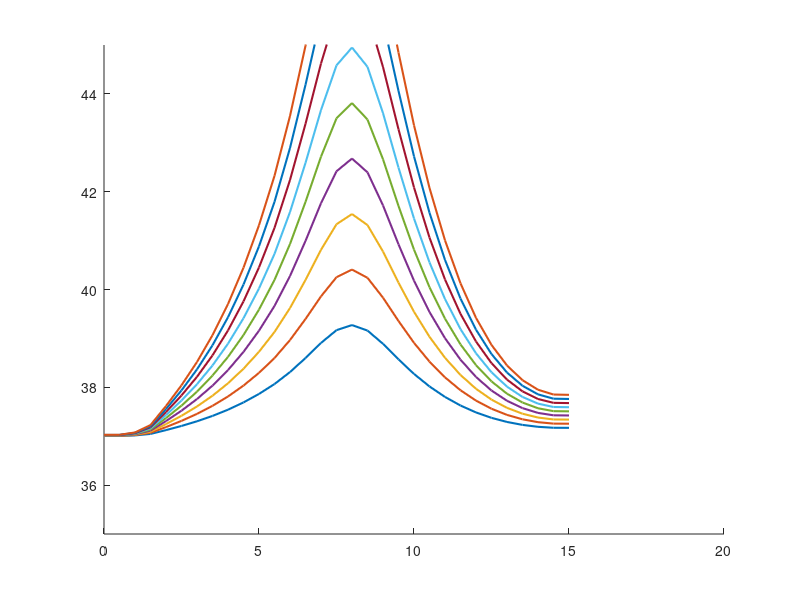

Reproduce this figure in MATLAB. (Note: this script raises an error after producing the figure.)
%––––––––––––––––––––––––––––––––––––––––––––––––––––––––––––––––––––––––––––
% 1D hyperbolic bioheat w/ Gaussian tumor source, 3 skin layers, finer mesh
% and reduced dt for stability; snapshots at 2.5, 5, 7.5, 10 s in one plot.
%––––––––––––––––––––––––––––––––––––––––––––––––––––––––––––––––––––––––––––

clear; clc;

%% 1) DISCRETIZE TIME & SPATIAL DOMAINS
% Skin Layer thickness
L_epi = 0.0015;   % Epidermis (1.5 mm)
L_derm = 0.0035;  % Dermis (3.5 mm)
L_subq = 0.01;    % Subcutaneous (10 mm)
Lx = L_epi + L_derm + L_subq; % Domain Length

x_ast  = 0.008;   % [m]   Tumor center (midpoint of 0.05 m)

dx     = 0.0005;  % [m]   Spatial step → now 21 nodes from 0 to 0.05
dt     = 0.015;    % [s]   Time step (smaller for stability)
max_time = 10;   % plot up to 10s
time_steps = round(max_time/dt) + 1; % ensures we reach exactly 10 s: (n−1)*dt = 10
time = 0:dt:max_time+dt;

x  = 0:dx:Lx;          % x = [0, 0.0025, 0.005, …, 0.05]
nx = numel(x);

% Define Layers
layer = zeros(1, nx);
layer(x <= L_epi) = 1;                                  % Epidermis
layer(x > L_epi & x <= L_epi + L_derm) = 2;             % Dermis
layer(x > L_epi + L_derm) = 3;                          % Subcutaneous

% Find index of tumor center (closest grid point to x_ast)
[~, iTumor] = min(abs(x - x_ast));

%% 2) CONSTANTS AND PARAMETERS
% ------------ Physical Parameters ------------
% Skin Layer params
rho    = [1150 1116 900];   % [kg/m^3]  Tissue density (layers)
c      = [3590 3300 2500];  % [J/(kg·°C)]  Tissue specific heat
k      = [0.2 0.45 0.3];    % [W/(m·°C)]  Thermal conductivity
k_star = [0.1 0.1 0.1];     % [W/(m·°C·s)]  Hyperbolic‐term coefficient

% Blood params
h      = 4.5;     % [W/(m^2·°C)]    Convective coefficient at boundaries
wb     = 0.0098;  % [1/s]           Blood perfusion
rho_b  = 1056;    % [kg/m^3]        Blood density
cb     = 4000;    % [J/(kg·°C)]     Blood specific heat

Qm0    = 50.65;   % [W/m^3]         Metabolic heat (uniform)
Tb     = 37;      % [°C]            Arterial blood temperature
Tl     = [37 37 37];      % [°C]    Ambient/tissue reference
T0     = 37;      % [°C]            Initial tissue temperature

% ------------ Gaussian‐source parameters ------------
% Q_r(i) = rho * S * P * exp( -a0*( x(i) - x_ast )^2 )
S      = 15;       % “per‐kg” scaling factor
% P    = 30;      % “power” factor (tune as needed)
a0     = 1e6;   % [1/m]  Gaussian width control

% ------------ Water vaporization and diffusion ------------
Da = 2.5e-5;    % m^2/s (air)
Mw = 0.018;     % kg/mol
Ra = 8.314;     % J/mol·K
Tw = 306;       % K (~33°C)
Pw = 5600;      % Pa (sat. vapor pressure at 33°C)
RH = 0.5;       % Relative humidity (fraction)
delta = 1e-4;   % m
c_air = 1005;   % J/kg·K
Df = [2e-9 2e-9 2e-9];  % m^2/s
cw = 4180;      % J/kg°C
rho_s = 1100;   % kg/m^3
rho_c = 1000;   % kg/m^3
nabla_r2 = (Lx/3)^2;

% ---------- Hyperbolic relaxation times ---------------
tau_q = 10;   % [s]
tau_T = 20;   % [s]
tau_v = 1;   % [s]


%% 3) INITIALIZE STORAGE FOR “SNAPSHOTS”
% Snapshot times (in seconds) and their corresponding loop‐indices
snapshot_times = linspace(2,max_time,5); % [2.5, 5.0, 7.5, 10.0];
snap_idx = round(snapshot_times/dt) + 1;
% e.g., 2.5/0.01 = 250 → +1 = 251 ⇒ t = (251−1)*0.01 = 2.50 s

z = 1;
powers = 10:5:50
for P = powers
    T_snapshots = zeros(nx, numel(snapshot_times));  
    % Each column j holds T(x) at t = snapshot_times(j)
    
    % Tumor temp array
    T_tumor = zeros(1, time_steps);
    
    % --------- Initialize temperature fields at t=0 -------------
    T     = ones(nx,1) * T0;  
    T_new = T;   
    dTdt   = zeros(nx,1);
    d2Tdt2 = zeros(nx,1);


    %% 4) TIME‐MARCHING LOOP
    for n = 1:time_steps
    
        % (a) Update interior nodes i=2:(nx−1)
        for i = 2:(nx-1)
            L = layer(i);
    
            % (b) Calculate Heat Source values for given spatial step
            % Metabolic Heat Source:
            Qm = Qm0 * (1 + (Tl(L) - T0)/10);         % [W/m^3] metabolic
    
            % Water diffusion:
            Qd = (Df(L) * cw * (rho_s - rho_c) / nabla_r2) * (T(i) - Tl(L));
            
            % Blood Perfusion (dermis, subq):
            if L > 1
                Qb = wb * rho_b * cb * (Tb - Tl(L));      % [W/m^3] perfusion (constant)
            else
                Qb = 0;
            end
    
            % Water vaporization (epidermis only)
            if L == 1
                Delta_m = (Da*Mw/(Ra*Tw)) * (Pw/Tw) * RH/(delta*c_air);
                Delta_Hvap = 2400e3; % J/kg
                Qv = Delta_m * Delta_Hvap / (delta * c_air);
            else 
                Qv = 0;
            end
    
            % Gaussian tumor heat source at node i:
            Qr = rho(L) * S * P * exp( -a0 * (x(i) - x_ast)^2 );  
    
            % Add up all heat sources to consolidate
            Q_tot = Qm + Qd + Qb + Qv + Qr;
    
            % 2nd‐spatial derivative (finite difference)
            d2Tdx2 = (T(i+1) - 2*T(i) + T(i-1)) / dx^2;
    
            % Hyperbolic bioheat terms:
            dTdt(i)   = (k(L)*d2Tdx2 + Q_tot) / (rho(L) * c(L));
            d2Tdt2(i) = (k_star(L)*d2Tdx2) / (rho(L) * c(L));
    
            % Update temperature at node i (eq. 7):
            T_new(i) = T(i) + dt * ( ...
               dTdt(i) + tau_q*dTdt(i) ...
             - tau_T*d2Tdt2(i) ...
             + (k(L) + k_star(L)*tau_v)*dTdt(i) );
        end
    
        % (c) Convective (Robin) BC at left boundary (i = 1):
        T_new(1) = (h*dx*Tl(1) + k(L) * T_new(2)) / (h*dx + k(L));
    
        % (d) Convective (Robin) BC at right boundary (i = nx):
        T_new(nx) = (h*dx*Tl(end) + k(L) * T_new(nx-1)) / (h*dx + k(L));
    
        % (e) Advance to next timestep
        T = T_new;
    
        % (f) If current “t” matches any snapshot index, store T(x)
        idx_this = find(snap_idx == n);
        if ~isempty(idx_this)
            T_snapshots(:, idx_this) = T;
        end
    
        % (g) Store T at tumor location
        T_tumor(n) = T_new(iTumor);
    end

    %% Store profile for given P to be compared after
    T_p(:,z) = T_snapshots(:,end);

    T_tumor_p(:,z) = T_tumor;
    z = z+1;

end % end of testing parameter loop (power)

%% Plot Power 
figure('Position',[200,200,800,500]);
hold on;

colors = lines(size(T_p,2));  
for j = 1:size(T_p,2)
    plot(x*1000, T_p(:,j), 'Color', colors(j,:), 'LineWidth',1.5, ...
         'DisplayName', sprintf('P = %.1f W', powers(j)));
end

ylim([35 45])
xline(0, '-',{'Epiderm'},'HandleVisibility','off','Fontsize',16)
xline((L_epi)*10^3,'-',{'Derm'},'HandleVisibility','off','Fontsize',16)
xline((L_epi+L_derm)*10^3,'-',{'Subcutaneous'},'HandleVisibility','off','Fontsize',16)
xline(x_ast*10^3,'-r',{'Tumor'},'LineWidth',5,'HandleVisibility','off','Fontsize',20)
xlabel('Distance (mm)','Fontsize',16);
ylabel('Temperature (°C)','Fontsize',16);
title(['Temperature Profile T(t=10s,x), Various Powers'],'Fontsize',20);
legend('Location','northeast','FontSize',12);
grid on;
hold off;


%% 6. PLOT: TUMOR TEMPERATURE VS TIME
figure('Position',[200,200,800,500]);
hold on;

colors = lines(numel(powers));  
for j = 1:size(T_p,2)
    plot(time, T_tumor_p(:,j), 'Color', colors(j,:), 'LineWidth',1.5, ...
         'DisplayName', sprintf('P = %.1f W', powers(j)));
end

xlim([0 10])
xlabel('time (s)','Fontsize',16);
ylabel('Temperature (°C)','Fontsize',16);
title(['Temperature at Tumor Location vs. Time, Various Powers'],'Fontsize',20);
legend('Location','best','FontSize',12);
grid on;
hold off;
